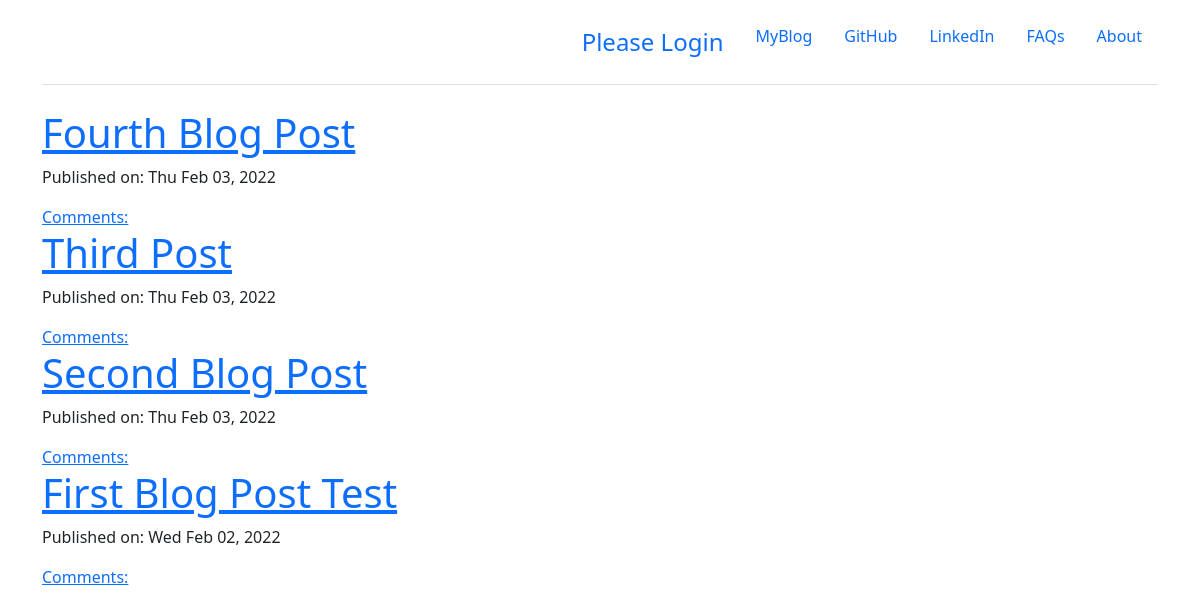
The page / on the database its author committed.
### blog_app/models.py (models this page shows, shortened)
class Post(models.Model):
	author = models.ForeignKey('auth.User', on_delete=models.CASCADE)
	title = models.CharField(max_length=200)
	text = models.TextField()
	create_date = models.DateTimeField(default=timezone.now())
	published_date = models.DateTimeField(blank=True,null=True)

### blog_app/views.py (the view)
# urls.py: path('', views.PostListView.as_view(), name='post_list'),
class PostListView(ListView):
	model = Post
	def get_queryset(self):
		return Post.objects.filter(published_date__lte=timezone.now()).order_by('-published_date')

### blog_app/templates/blog_app/post_list.html
{% extends "blog_app/base.html" %}
{% block content %}
<div class="centerstage">
	{% for post in post_list %}
	<div class="post">
		<h1 ><a href="{% url 'post_detail' pk=post.pk %}">{{ post.title }}</a></h1>
			<div class="date">
			<p>Published on: {{ post.published_date | date:"D M d, Y" }}</p>
			</div>
	</div>
	<a href="{% url 'post_detail' pk=post.pk %}">Comments: {{ post.approve_comment }}</a>
</div>
{% endfor %}
</div>
{% endblock %}

### blog_app/static/css/blog.css (style rules this page uses)
.centerstage { margin-left: auto; margin-right: auto; }
.loader { filter:hue-rotate(0deg); color:linear-gradient(45deg,#0f8,#08f); animation:hue 10000ms infinite linear; }

### rows shown on the page
Post: title "Fourth Blog Post", published_date "Thu Feb 03, 2022"
Post: title "Third Post", published_date "Thu Feb 03, 2022"
Post: title "Second Blog Post", published_date "Thu Feb 03, 2022"
Post: title "First Blog Post Test", published_date "Wed Feb 02, 2022"
